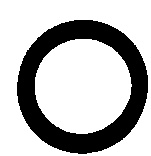
#> input picture temp/crossTemp.jpg, 151 x 156 px
$ python -i find_play_field.py   (imports and definitions only)
#> lines starting #> are read from the running program, lines starting #| are printed output that depends on the picture; after the words box and inside, x2 and y2 are one past the last pixel; in counts of white or black regions, pixels touching at a corner belong together
### utils/helps.py
import cv2

from utils.const import *


# get templates from current field
# this func call only once, for creating new templates
def create_temp(crop_img, img0, field_contours):
    (y0, x0), (y3, x3) = field_contours
    field_w, field_h = x3 - x0, y3 - y0
    y1, x1, = int(y0 + 1 / 3 * field_h), int(x0 + 1 / 3 * field_w)
    y2, x2, = int(y0 + 2 / 3 * field_h), int(x0 + 2 / 3 * field_w)
    e = 15

    # cross
    y0_cross = y1
    y1_cross = y2
    x0_cross = x1
    x1_cross = x2
    cell_cross = crop_img[x0_cross + e:x1_cross - e, y0_cross + e:y1_cross - e]
    cell_cross0 = img0[x0_cross + e:x1_cross - e, y0_cross + e:y1_cross - e]

    # circle
    y0_circle = y0
    y1_circle = y1
    x0_circle = x0
    x1_circle = x1
    cell_circle = crop_img[x0_circle + e:x1_circle - e, y0_circle + e:y1_circle - e]
    cell_circle0 = img0[x0_circle + e:x1_circle - e, y0_circle + e:y1_circle - e]

    cv2.imwrite('temp/emptyPlay.jpg', cell_cross)
    cv2.imwrite('temp/circleTemp.jpg', cell_circle)

    # cell_empty = img0[x0 + e:x1 - e, y0 + e:y1 - e]
    # cv2.imwrite('temp/circleTemp.jpg', cell_empty)

    cv2.imshow('cell for temp circle', cell_circle)
    cv2.waitKey(0)
    cv2.imshow('cell for temp cross', cell_cross)
    cv2.waitKey(0)


# [41 lines left out: functions matcing_filds, find_cell, field_for_user, print_m, print_field, not called in this run]


def cell_is_free(cell):
    return cell != X and cell != O

### find_play_field.py
import os

import cv2
import numpy as np

from utils.const import X, O
from utils.helps import print_m, create_temp

# [1 line not run here, left out]


def find_line(crop_img, img0, color):
    # Apply edge detection method on the image
    edges = cv2.Canny(crop_img, 50, 150, apertureSize=3)

    # This returns an array of r and theta values
    lines = cv2.HoughLinesP(
        edges,  # Input edge image
        1,  # Distance resolution in pixels
        np.pi / 180,  # Angle resolution in radians
        threshold=100,  # Min number of votes for valid line
        minLineLength=5,  # Min allowed length of line
        maxLineGap=10  # Max allowed gap between line for joining them
    )

    # Iterate over points
    lines_list = []
    if lines is None:
        return []
    for points in lines:
        # Extracted points nested in the list
        x1, y1, x2, y2 = points[0]
        # Draw the lines joing the points
        # On the original image
        cv2.line(img0, (x1, y1), (x2, y2), color, 2)

        # Maintain a simples lookup list for points
        lines_list.append([(x1, y1), (x2, y2)])

    cv2.imshow('lines Image', img0)
    cv2.waitKey(0)

    return lines_list


def preparate_image(img):
    imgray = cv2.cvtColor(img, cv2.COLOR_BGR2GRAY)

    blur = cv2.GaussianBlur(imgray, (5, 5), 0)
    ret, thresh = cv2.threshold(blur, 0, 255, cv2.THRESH_BINARY + cv2.THRESH_OTSU)

    ret, thresh = cv2.threshold(imgray, 127, 255, 0)
    cv2.imshow('Binary Image', thresh)
    # cv2.waitKey(0)

    # thresh = cv2.blur(thresh, (7, 7))

    return thresh


def find_contours(thresh):
    contours, hierarchy = cv2.findContours(thresh, cv2.RETR_TREE, cv2.CHAIN_APPROX_SIMPLE)

    # убираем лишние контуры
    new_cont = []
    for c in contours:
        # print(len(c))
        if len(c) > 100:
            new_cont.append(c)
    return new_cont


def find_sheet(thresh, img):
    # находим контуры и убираем лишние
    new_cont = find_contours(thresh)

    # cv2.drawContours(img, contours, -1, (0, 255, 0), 3)
    w, h = img.shape[:2]
    x_min, y_min = h, w
    x_max, y_max = 0, 0
    for c in new_cont:
        for p in c:
            # print(p)
            if p[0][0] < y_min:
                y_min = p[0][0]
            if p[0][1] < x_min:
                x_min = p[0][1]
            if p[0][0] > y_max:
                y_max = p[0][0]
            if p[0][1] > x_max:
                x_max = p[0][1]

    return [(y_min, x_min), (y_max, x_max)]


def image_cropping(img, img0, thresh, contours):
    (y_min, x_min), (y_max, x_max) = contours

    cv2.circle(img, (y_min, x_min), 6, (0, 0, 255), 3)
    cv2.circle(img, (y_max, x_max), 6, (0, 0, 255), 3)
    # cv2.imshow('cont Image', img)
    # cv2.waitKey(0)

    e = 30
    img0 = img0[x_min + e:x_max - e, y_min + e:y_max - e]  # не понимаю, почему сначала x а потом y
    crop_img = thresh[x_min + e:x_max - e, y_min + e:y_max - e]
    # cv2.imshow('resize by sheet image', crop_img)
    # cv2.waitKey(0)

    return crop_img, img0


def find_field(crop_img, img0):
    color = (0, 255, 0)
    lines_list = find_line(crop_img, img0, color)
    w, h = img0.shape[:2]

    new_line = []
    line_x_min, line_y_min = h, w
    line_x_max, line_y_max = 0, 0
    for line in lines_list:
        # line = line[0]
        y_start, x_start = line[0][0], line[0][1]
        y_end, x_end = line[1][0], line[1][1]
        if y_start < line_y_min:
            line_y_min = y_start
        if x_start < line_x_min:
            line_x_min = x_start
        if y_end > line_y_max:
            line_y_max = y_end
        if x_end > line_x_max:
            line_x_max = x_end

    cv2.circle(img0, (line_y_min, line_x_min), 6, (0, 0, 255), 3)
    cv2.circle(img0, (line_y_max, line_x_max), 6, (0, 0, 255), 3)

    cv2.line(img0, (line_y_min, line_x_min), (line_y_min, line_x_max), (0, 0, 255), 2)
    cv2.line(img0, (line_y_min, line_x_min), (line_y_max, line_x_min), (0, 0, 255), 2)
    cv2.line(img0, (line_y_max, line_x_min), (line_y_max, line_x_max), (0, 0, 255), 2)
    cv2.line(img0, (line_y_min, line_x_max), (line_y_max, line_x_max), (0, 0, 255), 2)

    cv2.line(img0, (line_y_min + int(1 / 3 * (line_y_max - line_y_min)), line_x_min),
             (line_y_min + int(1 / 3 * (line_y_max - line_y_min)), line_x_max), (0, 0, 255), 2)
    cv2.line(img0, (line_y_min + int(2 / 3 * (line_y_max - line_y_min)), line_x_min),
             (line_y_min + int(2 / 3 * (line_y_max - line_y_min)), line_x_max), (0, 0, 255), 2)
    cv2.line(img0, (line_y_min, line_x_min + int(1 / 3 * (line_x_max - line_x_min))),
             (line_y_max, line_x_min + int(1 / 3 * (line_x_max - line_x_min))), (0, 0, 255), 2)
    cv2.line(img0, (line_y_min, line_x_min + int(2 / 3 * (line_x_max - line_x_min))),
             (line_y_max, line_x_min + int(2 / 3 * (line_x_max - line_x_min))), (0, 0, 255), 2)

    cv2.imshow('cont-fiedld Image', img0)
    cv2.waitKey(0)

    return [(line_y_min, line_x_min), (line_y_max, line_x_max)]


def find_figure(img, img0):
    tempCrosss = cv2.imread('temp/crossTemp.jpg', cv2.IMREAD_GRAYSCALE)
    tempCircle = cv2.imread('temp/circleTemp.jpg', cv2.IMREAD_GRAYSCALE)

    w, h = tempCrosss.shape[:2]
    res = cv2.matchTemplate(img, tempCircle, cv2.TM_CCOEFF_NORMED)
    threshold = 0.8
    loc = np.where(res >= threshold)
    circle = []
    for pt in zip(*loc[::-1]):
        circle.append([pt, (pt[0] + w, pt[1] + h)])
        cv2.rectangle(img0, pt, (pt[0] + w, pt[1] + h), (255, 0, 0), 2)

    res1 = cv2.matchTemplate(img, tempCrosss, cv2.TM_CCOEFF_NORMED)
    threshold = 0.8
    loc1 = np.where(res1 >= threshold)
    cross = []
    for pt in zip(*loc1[::-1]):
        cross.append([pt, (pt[0] + w, pt[1] + h)])
        cv2.rectangle(img0, pt, (pt[0] + w, pt[1] + h), (0, 255, 0), 2)

    cv2.imshow('cross and circle', img0)
    cv2.waitKey(0)

    return circle, cross


def find_tic_tac_toe(crop_img, field_contours, img0):
    (y0, x0), (y3, x3) = field_contours
    field_w, field_h = x3 - x0, y3 - y0
    y1, x1, = int(y0 + 1 / 3 * field_h), int(x0 + 1 / 3 * field_w)
    y2, x2, = int(y0 + 2 / 3 * field_h), int(x0 + 2 / 3 * field_w)
    field_point = [[y0, y1, y2, y3], [x0, x1, x2, x3]]
    circle, cross = find_figure(crop_img, img0)

    n = 3
    field = [['-' for j in range(n)] for j in range(n)]

    # circle
    for i in range(len(circle)):
        yu, xu = circle[i][0]
        yd, xd = circle[i][1]
        xc = int((xu + xd) / 2)
        yc = int((yu + yd) / 2)

        # cv2.circle(img0, (yc, xc), 6, (0, 0, 255), 3)
        # cv2.circle(img0, (y0, x0), 6, (0, 0, 255), 3)
        # cv2.circle(img0, (y1, x1), 6, (0, 0, 255), 3)

        # 00 - 02
        if y0 < yc < y1 and x0 < xc < x1:
            field[0][0] = O
        elif y0 < yc < y1 and x1 < xc < x2:
            field[1][0] = O
        elif y0 < yc < y1 and x2 < xc < x3:
            field[2][0] = O
        # 10 - 12
        elif y1 < yc < y2 and x0 < xc < x1:
            field[0][1] = O
        elif y1 < yc < y2 and x1 < xc < x2:
            field[1][1] = O
        elif y1 < yc < y2 and x2 < xc < x3:
            field[2][1] = O
        # 20 - 22
        elif y2 < yc < y3 and x0 < xc < x1:
            field[0][2] = O
        elif y2 < yc < y3 and x1 < xc < x2:
            field[1][2] = O
        elif y2 < yc < y3 and x2 < xc < x3:
            field[2][2] = O

    # cross
    for i in range(len(cross)):
        yu, xu = cross[i][0]
        yd, xd = cross[i][1]
        xc = int((xu + xd) / 2)
        yc = int((yu + yd) / 2)

        # cv2.circle(img0, (yc, xc), 6, (0, 0, 255), 3)
        # cv2.circle(img0, (y0, x0), 6, (0, 0, 255), 3)
        # cv2.circle(img0, (y1, x1), 6, (0, 0, 255), 3)

        # 00 - 02
        if y0 < yc < y1 and x0 < xc < x1:
            field[0][0] = X
        elif y0 < yc < y1 and x1 < xc < x2:
            field[1][0] = X
        elif y0 < yc < y1 and x2 < xc < x3:
            field[2][0] = X
        # 10 - 12
        elif y1 < yc < y2 and x0 < xc < x1:
            field[0][1] = X
        elif y1 < yc < y2 and x1 < xc < x2:
            field[1][1] = X
        elif y1 < yc < y2 and x2 < xc < x3:
            field[2][1] = X
        # 20 - 22
        elif y2 < yc < y3 and x0 < xc < x1:
            field[0][2] = X
        elif y2 < yc < y3 and x1 < xc < x2:
            field[1][2] = X
        elif y2 < yc < y3 and x2 < xc < x3:
            field[2][2] = X

    return field


def find_play_field(img):
    img0 = img

    thresh = preparate_image(img)
    cv2.imshow('Blur Image', thresh)
    cv2.waitKey(0)

    # find the borders of a sheet of paper
    sheet_contours = find_sheet(thresh, img)

    # cut along the edges of the sheet of paper
    crop_img, img0 = image_cropping(img, img0, thresh, sheet_contours)

    # find the boundaries of the playing field
    field_contours = find_field(crop_img, img0)

    # helper function to create a template
    create_temp(crop_img, img0, field_contours)

    # find tic-tac-toe on the field
    tic_tac_toe = find_tic_tac_toe(crop_img, field_contours, img0)

    return tic_tac_toe

>>> import cv2
>>> picture = cv2.imread('temp/crossTemp.jpg')
#> picture is the input picture: shape (156, 151, 3); min 0, max 255, mean 183.6
>>> result = find_play_field(picture)
#> in preparate_image, `blur = cv2.GaussianBlur(imgray, (5, 5), 0)`:
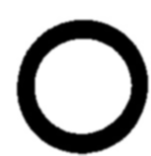
#> blur: shape (156, 151); min 0, max 255, mean 183.6
#> in preparate_image, `ret, thresh = cv2.threshold(blur, 0, 255, cv2.THRESH_BINARY + cv2.THRE..`: thresh: shape (156, 151); 72% white; 1 black region, box (x1, y1, x2, y2) and area: (17, 20, 148, 154) 6600
#> in preparate_image, `ret, thresh = cv2.threshold(blur, 0, 255, cv2.THRESH_BINARY + cv2.THRE..`: ret = 130
#> in preparate_image, `ret, thresh = cv2.threshold(imgray, 127, 255, 0)`: thresh: shape (156, 151); 72% white; 1 black region
#> in find_contours, `contours, hierarchy = cv2.findContours(thresh, cv2.RETR_TREE, cv2.CHAI..`: contours = 3 contours; box (x1, y1, x2, y2) and area: (0, 0, 151, 156) 23250, (16, 19, 149, 155) 13994, (35, 39, 132, 134) 7072
#> the loop in find_contours, `for c in contours:` made 3 passes
#> c on pass 1: [[0, 0], [0, 155], [150, 155], [150, 0]]
#> after the loop in find_contours, `for c in contours:`: new_cont = 2 contours; box (x1, y1, x2, y2) and area: (16, 19, 149, 155) 13994, (35, 39, 132, 134) 7072
#> the loop in find_sheet, `for c in new_cont:` made 2 passes
#> after the loop in find_sheet, `for c in new_cont:`: x_max = 154; x_min = 19; y_max = 148; y_min = 16
#> in find_play_field, `sheet_contours = find_sheet(thresh, img)`: sheet_contours = [(16, 19), (148, 154)]
#> in image_cropping, `(y_min, x_min), (y_max, x_max) = contours`: y_min = 16; x_min = 19; y_max = 148; x_max = 154
#> in image_cropping, `cv2.circle(img, (y_min, x_min), 6, (0, 0, 255), 3)`:
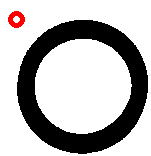
#> img: shape (156, 151, 3); 0.78% of pixels changed, all inside (x1, y1, x2, y2) = (8, 11, 25, 28)
#> in image_cropping, `cv2.circle(img, (y_max, x_max), 6, (0, 0, 255), 3)`:
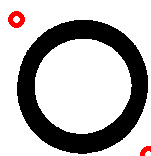
#> img: shape (156, 151, 3); 0.28% of pixels changed, all inside (x1, y1, x2, y2) = (140, 146, 151, 156)
#> in image_cropping, `img0 = img0[x_min + e:x_max - e, y_min + e:y_max - e]`:
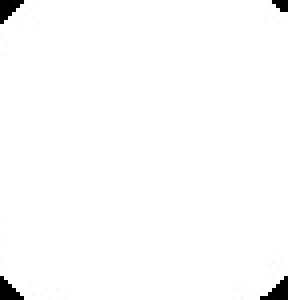
#> img0: shape (75, 72, 3) (shown 4 times larger); min 0, max 255, mean 251.5
#> in image_cropping, `crop_img = thresh[x_min + e:x_max - e, y_min + e:y_max - e]`: crop_img: shape (75, 72); 98.6% white; 4 black regions (1 under 20 px), largest, box (x1, y1, x2, y2) and area: (65, 69, 72, 75) 22, (0, 0, 6, 6) 21, (0, 69, 6, 75) 21
#> in find_line, `edges = cv2.Canny(crop_img, 50, 150, apertureSize=3)`:
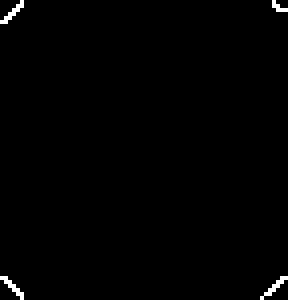
#> edges: shape (75, 72) (shown 4 times larger); 0.72% white in thin lines or dots
#> in find_line, `lines = cv2.HoughLinesP( edges,`: lines = None
#> in find_field, `lines_list = find_line(crop_img, img0, color)`: lines_list = []
#> after the loop in find_field, `for line in lines_list:`: line_x_max = 0; line_x_min = 72; line_y_max = 0; line_y_min = 75
#> in find_field, `cv2.circle(img0, (line_y_min, line_x_min), 6, (0, 0, 255), 3)`:
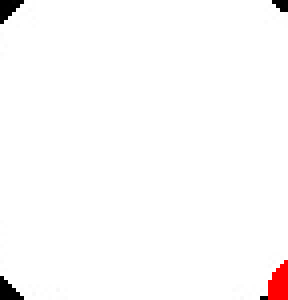
#> img0: shape (75, 72, 3) (shown 4 times larger); 0.72% of pixels changed, all inside (x1, y1, x2, y2) = (67, 65, 72, 75); drawn as B, G, R
#> in find_field, `cv2.line(img0, (line_y_min, line_x_min + int(2 / 3 * (line_x_max - lin..`:
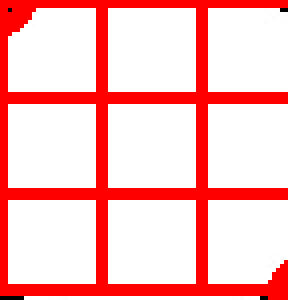
#> img0: shape (75, 72, 3) (shown 4 times larger); mean of channels 0, 1, 2 190.7, 190.7, 254.5; drawn as B, G, R
#> in find_play_field, `field_contours = find_field(crop_img, img0)`: field_contours = [(75, 72), (0, 0)]
#> in create_temp, `(y0, x0), (y3, x3) = field_contours`: y0 = 75; x0 = 72; y3 = 0
#> in create_temp, `field_w, field_h = x3 - x0, y3 - y0`: field_w = -72; field_h = -75
#> in create_temp, `y1, x1, = int(y0 + 1 / 3 * field_h), int(x0 + 1 / 3 * field_w)`: y1 = 50; x1 = 48
#> in create_temp, `y2, x2, = int(y0 + 2 / 3 * field_h), int(x0 + 2 / 3 * field_w)`: y2 = 25; x2 = 24
#> in create_temp, `y0_cross = y1`: y0_cross = 50
#> in create_temp, `y1_cross = y2`: y1_cross = 25
#> in create_temp, `x0_cross = x1`: x0_cross = 48
#> in create_temp, `x1_cross = x2`: x1_cross = 24
#> in create_temp, `cell_cross = crop_img[x0_cross + e:x1_cross - e, y0_cross + e:y1_cross..`: cell_cross = empty array
#> in create_temp, `y0_circle = y0`: y0_circle = 75
#> in create_temp, `y1_circle = y1`: y1_circle = 50
#> in create_temp, `x0_circle = x0`: x0_circle = 72
#> in create_temp, `x1_circle = x1`: x1_circle = 48
#> in create_temp, `cell_circle = crop_img[x0_circle + e:x1_circle - e, y0_circle + e:y1_c..`: cell_circle = empty array
#> in find_tic_tac_toe, `(y0, x0), (y3, x3) = field_contours`: y0 = 75; x0 = 72; y3 = 0
#> in find_tic_tac_toe, `field_w, field_h = x3 - x0, y3 - y0`: field_w = -72; field_h = -75
#> in find_tic_tac_toe, `y1, x1, = int(y0 + 1 / 3 * field_h), int(x0 + 1 / 3 * field_w)`: y1 = 50; x1 = 48
#> in find_tic_tac_toe, `y2, x2, = int(y0 + 2 / 3 * field_h), int(x0 + 2 / 3 * field_w)`: y2 = 25; x2 = 24
#> in find_tic_tac_toe, `field_point = [[y0, y1, y2, y3], [x0, x1, x2, x3]]`: field_point = [[75, 50, 25, 0], [72, 48, 24, 0]]
#> (the run stopped early here; a loop or call above may not have finished)

$ run again, on temp/circlePattern.jpg
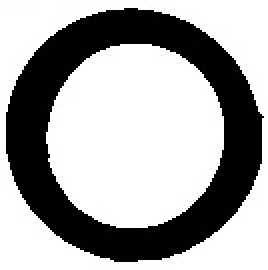
#> input picture temp/circlePattern.jpg, 134 x 135 px (shown 2 times larger)
#> picture is the input picture: shape (135, 134, 3); min 0, max 255, mean 166.7
#> ret = 116
#> contours = 3 contours; box (x1, y1, x2, y2) and area: (0, 0, 134, 135) 17822, (2, 3, 133, 132) 12884, (23, 22, 112, 114) 6312
#> the loop in find_contours, `for c in contours:` made 3 passes
#> c on pass 1: [[0, 0], [0, 134], [133, 134], [133, 0]]
#> after the loop in find_contours, `for c in contours:`: new_cont = 2 contours; box (x1, y1, x2, y2) and area: (2, 3, 133, 132) 12884, (23, 22, 112, 114) 6312
#> the loop in find_sheet, `for c in new_cont:` made 2 passes
#> after the loop in find_sheet, `for c in new_cont:`: x_max = 131; x_min = 3; y_max = 132; y_min = 2
#> sheet_contours = [(2, 3), (132, 131)]
#> in image_cropping, `(y_min, x_min), (y_max, x_max) = contours`: y_min = 2; x_min = 3; y_max = 132; x_max = 131
#> crop_img: shape (68, 70); 98.8% white; 4 black regions (3 under 20 px), largest, box (x1, y1, x2, y2) and area: (0, 0, 7, 8) 30
#> in find_line, `edges = cv2.Canny(crop_img, 50, 150, apertureSize=3)`:
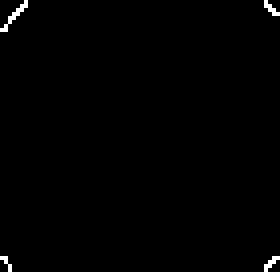
#> edges: shape (68, 70) (shown 4 times larger); 0.67% white in thin lines or dots
#> lines = None
#> lines_list = []
#> after the loop in find_field, `for line in lines_list:`: line_x_max = 0; line_x_min = 70; line_y_max = 0; line_y_min = 68
#> in find_field, `cv2.line(img0, (line_y_min, line_x_min + int(2 / 3 * (line_x_max - lin..`:
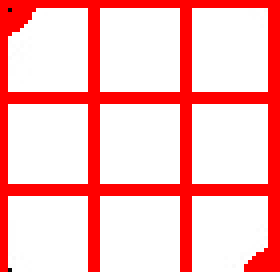
#> img0: shape (68, 70, 3) (shown 4 times larger); mean of channels 0, 1, 2 186.5, 186.5, 254.9; drawn as B, G, R
#> field_contours = [(68, 70), (0, 0)]
#> in create_temp, `(y0, x0), (y3, x3) = field_contours`: y0 = 68; x0 = 70; y3 = 0
#> in create_temp, `field_w, field_h = x3 - x0, y3 - y0`: field_w = -70; field_h = -68
#> in create_temp, `y1, x1, = int(y0 + 1 / 3 * field_h), int(x0 + 1 / 3 * field_w)`: y1 = 45; x1 = 46
#> in create_temp, `y2, x2, = int(y0 + 2 / 3 * field_h), int(x0 + 2 / 3 * field_w)`: y2 = 22; x2 = 23
#> y0_cross = 45
#> y1_cross = 22
#> x0_cross = 46
#> x1_cross = 23
#> cell_cross = empty array
#> y0_circle = 68
#> y1_circle = 45
#> x0_circle = 70
#> x1_circle = 46
#> cell_circle = empty array
#> in find_tic_tac_toe, `(y0, x0), (y3, x3) = field_contours`: y0 = 68; x0 = 70; y3 = 0
#> in find_tic_tac_toe, `field_w, field_h = x3 - x0, y3 - y0`: field_w = -70; field_h = -68
#> in find_tic_tac_toe, `y1, x1, = int(y0 + 1 / 3 * field_h), int(x0 + 1 / 3 * field_w)`: y1 = 45; x1 = 46
#> in find_tic_tac_toe, `y2, x2, = int(y0 + 2 / 3 * field_h), int(x0 + 2 / 3 * field_w)`: y2 = 22; x2 = 23
#> field_point = [[68, 45, 22, 0], [70, 46, 23, 0]]

$ run again, on temp/emptyPlay.jpg
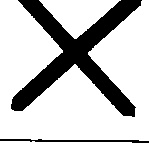
#> input picture temp/emptyPlay.jpg, 149 x 166 px
#> picture is the input picture: shape (166, 149, 3); min 0, max 255, mean 202
#> ret = 132
#> contours = 3 contours; box (x1, y1, x2, y2) and area: (0, 0, 149, 141) 13918, (0, 141, 149, 166) 3420, (39, 0, 121, 39) 1583
#> the loop in find_contours, `for c in contours:` made 3 passes
#> after the loop in find_contours, `for c in contours:`: new_cont = 1 contour; box (x1, y1, x2, y2) and area: (0, 0, 149, 141) 13918
#> the loop in find_sheet, `for c in new_cont:` made 1 pass
#> after the loop in find_sheet, `for c in new_cont:`: x_max = 140; x_min = 0; y_max = 148; y_min = 0
#> sheet_contours = [(0, 0), (148, 140)]
#> in image_cropping, `(y_min, x_min), (y_max, x_max) = contours`: y_min = 0; y_max = 148; x_max = 140
#> crop_img: shape (80, 88); 60.4% white; 1 black region, box (x1, y1, x2, y2) and area: (0, 0, 88, 80) 2791
#> edges: shape (80, 88); 5.4% white in thin lines or dots
#> lines = None
#> lines_list = []
#> after the loop in find_field, `for line in lines_list:`: line_x_max = 0; line_x_min = 88; line_y_max = 0; line_y_min = 80
#> in find_field, `cv2.line(img0, (line_y_min, line_x_min + int(2 / 3 * (line_x_max - lin..`:
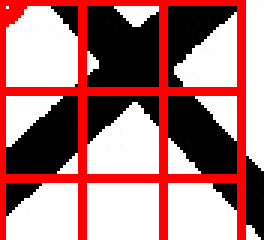
#> img0: shape (80, 88, 3) (shown 3 times larger); mean of channels 0, 1, 2 122.4, 122.4, 176; drawn as B, G, R
#> field_contours = [(80, 88), (0, 0)]
#> in create_temp, `(y0, x0), (y3, x3) = field_contours`: y0 = 80; x0 = 88; y3 = 0
#> in create_temp, `field_w, field_h = x3 - x0, y3 - y0`: field_w = -88; field_h = -80
#> in create_temp, `y1, x1, = int(y0 + 1 / 3 * field_h), int(x0 + 1 / 3 * field_w)`: y1 = 53; x1 = 58
#> in create_temp, `y2, x2, = int(y0 + 2 / 3 * field_h), int(x0 + 2 / 3 * field_w)`: y2 = 26; x2 = 29
#> y0_cross = 53
#> y1_cross = 26
#> x0_cross = 58
#> x1_cross = 29
#> cell_cross = empty array
#> y0_circle = 80
#> y1_circle = 53
#> x0_circle = 88
#> x1_circle = 58
#> cell_circle = empty array
#> in find_tic_tac_toe, `(y0, x0), (y3, x3) = field_contours`: y0 = 80; x0 = 88; y3 = 0
#> in find_tic_tac_toe, `field_w, field_h = x3 - x0, y3 - y0`: field_w = -88; field_h = -80
#> in find_tic_tac_toe, `y1, x1, = int(y0 + 1 / 3 * field_h), int(x0 + 1 / 3 * field_w)`: y1 = 53; x1 = 58
#> in find_tic_tac_toe, `y2, x2, = int(y0 + 2 / 3 * field_h), int(x0 + 2 / 3 * field_w)`: y2 = 26; x2 = 29
#> field_point = [[80, 53, 26, 0], [88, 58, 29, 0]]
